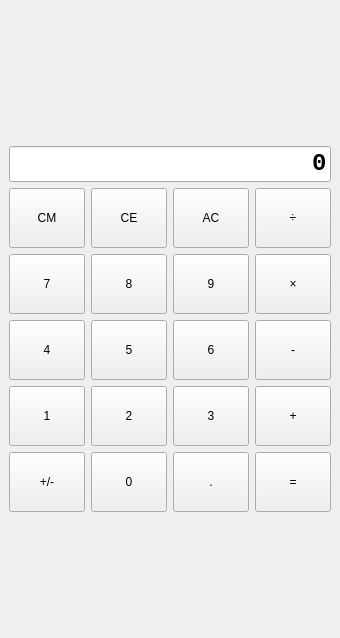
<?xml version="1.0" encoding="UTF-8"?>
<ui version="4.0">
 <class>MainWindow</class>
 <widget class="QMainWindow" name="MainWindow">
  <property name="geometry">
   <rect>
    <x>0</x>
    <y>0</y>
    <width>340</width>
    <height>638</height>
   </rect>
  </property>
  <property name="sizePolicy">
   <sizepolicy hsizetype="Fixed" vsizetype="Fixed">
    <horstretch>0</horstretch>
    <verstretch>0</verstretch>
   </sizepolicy>
  </property>
  <property name="windowTitle">
   <string>MainWindow</string>
  </property>
  <widget class="QWidget" name="centralwidget">
   <property name="layoutDirection">
    <enum>Qt::LeftToRight</enum>
   </property>
   <layout class="QGridLayout" name="gridLayout_3">
    <item row="0" column="0">
     <layout class="QGridLayout" name="gridlayout">
      <item row="1" column="0">
       <widget class="QLineEdit" name="component_CrystalDisplay">
        <property name="sizePolicy">
         <sizepolicy hsizetype="Expanding" vsizetype="Fixed">
          <horstretch>0</horstretch>
          <verstretch>0</verstretch>
         </sizepolicy>
        </property>
        <property name="font">
         <font>
          <family>Consolas</family>
          <pointsize>18</pointsize>
          <weight>75</weight>
          <bold>true</bold>
         </font>
        </property>
        <property name="focusPolicy">
         <enum>Qt::NoFocus</enum>
        </property>
        <property name="text">
         <string>0</string>
        </property>
        <property name="alignment">
         <set>Qt::AlignRight|Qt::AlignTrailing|Qt::AlignVCenter</set>
        </property>
        <property name="readOnly">
         <bool>true</bool>
        </property>
       </widget>
      </item>
      <item row="2" column="0">
       <layout class="QGridLayout" name="keyboardlayout">
        <item row="1" column="2">
         <widget class="QPushButton" name="component_ButtonEight">
          <property name="sizePolicy">
           <sizepolicy hsizetype="Fixed" vsizetype="Fixed">
            <horstretch>0</horstretch>
            <verstretch>0</verstretch>
           </sizepolicy>
          </property>
          <property name="minimumSize">
           <size>
            <width>60</width>
            <height>60</height>
           </size>
          </property>
          <property name="baseSize">
           <size>
            <width>0</width>
            <height>0</height>
           </size>
          </property>
          <property name="text">
           <string>8</string>
          </property>
          <property name="shortcut">
           <string>8</string>
          </property>
          <property name="autoRepeatInterval">
           <number>100</number>
          </property>
         </widget>
        </item>
        <item row="3" column="2">
         <widget class="QPushButton" name="component_ButtonTwo">
          <property name="sizePolicy">
           <sizepolicy hsizetype="Fixed" vsizetype="Fixed">
            <horstretch>0</horstretch>
            <verstretch>0</verstretch>
           </sizepolicy>
          </property>
          <property name="minimumSize">
           <size>
            <width>60</width>
            <height>60</height>
           </size>
          </property>
          <property name="baseSize">
           <size>
            <width>0</width>
            <height>0</height>
           </size>
          </property>
          <property name="text">
           <string>2</string>
          </property>
          <property name="shortcut">
           <string>2</string>
          </property>
          <property name="autoRepeatInterval">
           <number>100</number>
          </property>
         </widget>
        </item>
        <item row="3" column="4">
         <widget class="QPushButton" name="component_ButtonThree">
          <property name="sizePolicy">
           <sizepolicy hsizetype="Fixed" vsizetype="Fixed">
            <horstretch>0</horstretch>
            <verstretch>0</verstretch>
           </sizepolicy>
          </property>
          <property name="minimumSize">
           <size>
            <width>60</width>
            <height>60</height>
           </size>
          </property>
          <property name="baseSize">
           <size>
            <width>0</width>
            <height>0</height>
           </size>
          </property>
          <property name="text">
           <string>3</string>
          </property>
          <property name="shortcut">
           <string>3</string>
          </property>
          <property name="autoRepeatInterval">
           <number>100</number>
          </property>
         </widget>
        </item>
        <item row="2" column="1">
         <widget class="QPushButton" name="component_ButtonFour">
          <property name="sizePolicy">
           <sizepolicy hsizetype="Fixed" vsizetype="Fixed">
            <horstretch>0</horstretch>
            <verstretch>0</verstretch>
           </sizepolicy>
          </property>
          <property name="minimumSize">
           <size>
            <width>60</width>
            <height>60</height>
           </size>
          </property>
          <property name="baseSize">
           <size>
            <width>0</width>
            <height>0</height>
           </size>
          </property>
          <property name="text">
           <string>4</string>
          </property>
          <property name="shortcut">
           <string>4</string>
          </property>
          <property name="autoRepeatInterval">
           <number>100</number>
          </property>
         </widget>
        </item>
        <item row="3" column="1">
         <widget class="QPushButton" name="component_ButtonOne">
          <property name="sizePolicy">
           <sizepolicy hsizetype="Fixed" vsizetype="Fixed">
            <horstretch>0</horstretch>
            <verstretch>0</verstretch>
           </sizepolicy>
          </property>
          <property name="minimumSize">
           <size>
            <width>60</width>
            <height>60</height>
           </size>
          </property>
          <property name="baseSize">
           <size>
            <width>0</width>
            <height>0</height>
           </size>
          </property>
          <property name="text">
           <string>1</string>
          </property>
          <property name="shortcut">
           <string>1</string>
          </property>
          <property name="autoRepeatInterval">
           <number>100</number>
          </property>
         </widget>
        </item>
        <item row="2" column="4">
         <widget class="QPushButton" name="component_ButtonSix">
          <property name="sizePolicy">
           <sizepolicy hsizetype="Fixed" vsizetype="Fixed">
            <horstretch>0</horstretch>
            <verstretch>0</verstretch>
           </sizepolicy>
          </property>
          <property name="minimumSize">
           <size>
            <width>60</width>
            <height>60</height>
           </size>
          </property>
          <property name="baseSize">
           <size>
            <width>0</width>
            <height>0</height>
           </size>
          </property>
          <property name="text">
           <string>6</string>
          </property>
          <property name="shortcut">
           <string>6</string>
          </property>
          <property name="autoRepeatInterval">
           <number>100</number>
          </property>
         </widget>
        </item>
        <item row="1" column="4">
         <widget class="QPushButton" name="component_ButtonNine">
          <property name="sizePolicy">
           <sizepolicy hsizetype="Fixed" vsizetype="Fixed">
            <horstretch>0</horstretch>
            <verstretch>0</verstretch>
           </sizepolicy>
          </property>
          <property name="minimumSize">
           <size>
            <width>60</width>
            <height>60</height>
           </size>
          </property>
          <property name="baseSize">
           <size>
            <width>0</width>
            <height>0</height>
           </size>
          </property>
          <property name="text">
           <string>9</string>
          </property>
          <property name="shortcut">
           <string>9</string>
          </property>
          <property name="autoRepeatInterval">
           <number>100</number>
          </property>
         </widget>
        </item>
        <item row="2" column="2">
         <widget class="QPushButton" name="component_ButtonFive">
          <property name="sizePolicy">
           <sizepolicy hsizetype="Fixed" vsizetype="Fixed">
            <horstretch>0</horstretch>
            <verstretch>0</verstretch>
           </sizepolicy>
          </property>
          <property name="minimumSize">
           <size>
            <width>60</width>
            <height>60</height>
           </size>
          </property>
          <property name="baseSize">
           <size>
            <width>0</width>
            <height>0</height>
           </size>
          </property>
          <property name="text">
           <string>5</string>
          </property>
          <property name="shortcut">
           <string>5</string>
          </property>
          <property name="autoRepeatInterval">
           <number>100</number>
          </property>
         </widget>
        </item>
        <item row="0" column="2">
         <widget class="QPushButton" name="component_ButtonClearEntry">
          <property name="sizePolicy">
           <sizepolicy hsizetype="Fixed" vsizetype="Fixed">
            <horstretch>0</horstretch>
            <verstretch>0</verstretch>
           </sizepolicy>
          </property>
          <property name="minimumSize">
           <size>
            <width>60</width>
            <height>60</height>
           </size>
          </property>
          <property name="baseSize">
           <size>
            <width>0</width>
            <height>0</height>
           </size>
          </property>
          <property name="text">
           <string>CE</string>
          </property>
          <property name="shortcut">
           <string>Del</string>
          </property>
          <property name="autoRepeatInterval">
           <number>100</number>
          </property>
         </widget>
        </item>
        <item row="0" column="1">
         <widget class="QPushButton" name="component_ButtonClearMemory">
          <property name="sizePolicy">
           <sizepolicy hsizetype="Fixed" vsizetype="Fixed">
            <horstretch>0</horstretch>
            <verstretch>0</verstretch>
           </sizepolicy>
          </property>
          <property name="minimumSize">
           <size>
            <width>60</width>
            <height>60</height>
           </size>
          </property>
          <property name="baseSize">
           <size>
            <width>0</width>
            <height>0</height>
           </size>
          </property>
          <property name="text">
           <string>CM</string>
          </property>
          <property name="autoRepeatInterval">
           <number>100</number>
          </property>
         </widget>
        </item>
        <item row="1" column="1">
         <widget class="QPushButton" name="component_ButtonSeven">
          <property name="sizePolicy">
           <sizepolicy hsizetype="Fixed" vsizetype="Fixed">
            <horstretch>0</horstretch>
            <verstretch>0</verstretch>
           </sizepolicy>
          </property>
          <property name="minimumSize">
           <size>
            <width>60</width>
            <height>60</height>
           </size>
          </property>
          <property name="baseSize">
           <size>
            <width>0</width>
            <height>0</height>
           </size>
          </property>
          <property name="text">
           <string>7</string>
          </property>
          <property name="shortcut">
           <string>7</string>
          </property>
          <property name="autoRepeatInterval">
           <number>100</number>
          </property>
         </widget>
        </item>
        <item row="0" column="4">
         <widget class="QPushButton" name="component_ButtonAllClear">
          <property name="sizePolicy">
           <sizepolicy hsizetype="Fixed" vsizetype="Fixed">
            <horstretch>0</horstretch>
            <verstretch>0</verstretch>
           </sizepolicy>
          </property>
          <property name="minimumSize">
           <size>
            <width>60</width>
            <height>60</height>
           </size>
          </property>
          <property name="baseSize">
           <size>
            <width>0</width>
            <height>0</height>
           </size>
          </property>
          <property name="text">
           <string>AC</string>
          </property>
          <property name="shortcut">
           <string>Esc</string>
          </property>
          <property name="autoRepeatInterval">
           <number>100</number>
          </property>
         </widget>
        </item>
        <item row="0" column="5">
         <widget class="QPushButton" name="component_ButtonDivision">
          <property name="sizePolicy">
           <sizepolicy hsizetype="Fixed" vsizetype="Fixed">
            <horstretch>0</horstretch>
            <verstretch>0</verstretch>
           </sizepolicy>
          </property>
          <property name="minimumSize">
           <size>
            <width>60</width>
            <height>60</height>
           </size>
          </property>
          <property name="baseSize">
           <size>
            <width>0</width>
            <height>0</height>
           </size>
          </property>
          <property name="text">
           <string>÷</string>
          </property>
          <property name="shortcut">
           <string>/</string>
          </property>
          <property name="autoRepeatInterval">
           <number>100</number>
          </property>
         </widget>
        </item>
        <item row="1" column="5">
         <widget class="QPushButton" name="component_ButtonMultiplication">
          <property name="sizePolicy">
           <sizepolicy hsizetype="Fixed" vsizetype="Fixed">
            <horstretch>0</horstretch>
            <verstretch>0</verstretch>
           </sizepolicy>
          </property>
          <property name="minimumSize">
           <size>
            <width>60</width>
            <height>60</height>
           </size>
          </property>
          <property name="baseSize">
           <size>
            <width>0</width>
            <height>0</height>
           </size>
          </property>
          <property name="text">
           <string>×</string>
          </property>
          <property name="shortcut">
           <string>*</string>
          </property>
          <property name="autoRepeatInterval">
           <number>100</number>
          </property>
         </widget>
        </item>
        <item row="2" column="5">
         <widget class="QPushButton" name="component_ButtonSubtraction">
          <property name="sizePolicy">
           <sizepolicy hsizetype="Fixed" vsizetype="Fixed">
            <horstretch>0</horstretch>
            <verstretch>0</verstretch>
           </sizepolicy>
          </property>
          <property name="minimumSize">
           <size>
            <width>60</width>
            <height>60</height>
           </size>
          </property>
          <property name="baseSize">
           <size>
            <width>0</width>
            <height>0</height>
           </size>
          </property>
          <property name="text">
           <string>-</string>
          </property>
          <property name="shortcut">
           <string>-</string>
          </property>
          <property name="autoRepeatInterval">
           <number>100</number>
          </property>
         </widget>
        </item>
        <item row="3" column="5">
         <widget class="QPushButton" name="component_ButtonAddition">
          <property name="sizePolicy">
           <sizepolicy hsizetype="Fixed" vsizetype="Fixed">
            <horstretch>0</horstretch>
            <verstretch>0</verstretch>
           </sizepolicy>
          </property>
          <property name="minimumSize">
           <size>
            <width>60</width>
            <height>60</height>
           </size>
          </property>
          <property name="baseSize">
           <size>
            <width>0</width>
            <height>0</height>
           </size>
          </property>
          <property name="text">
           <string>+</string>
          </property>
          <property name="shortcut">
           <string>+</string>
          </property>
          <property name="autoRepeatInterval">
           <number>100</number>
          </property>
         </widget>
        </item>
        <item row="5" column="5">
         <widget class="QPushButton" name="component_ButtonAnser">
          <property name="sizePolicy">
           <sizepolicy hsizetype="Fixed" vsizetype="Fixed">
            <horstretch>0</horstretch>
            <verstretch>0</verstretch>
           </sizepolicy>
          </property>
          <property name="minimumSize">
           <size>
            <width>60</width>
            <height>60</height>
           </size>
          </property>
          <property name="baseSize">
           <size>
            <width>0</width>
            <height>0</height>
           </size>
          </property>
          <property name="text">
           <string>=</string>
          </property>
          <property name="shortcut">
           <string>Enter</string>
          </property>
          <property name="autoRepeatInterval">
           <number>100</number>
          </property>
         </widget>
        </item>
        <item row="5" column="4">
         <widget class="QPushButton" name="component_ButtonDot">
          <property name="sizePolicy">
           <sizepolicy hsizetype="Fixed" vsizetype="Fixed">
            <horstretch>0</horstretch>
            <verstretch>0</verstretch>
           </sizepolicy>
          </property>
          <property name="minimumSize">
           <size>
            <width>60</width>
            <height>60</height>
           </size>
          </property>
          <property name="baseSize">
           <size>
            <width>0</width>
            <height>0</height>
           </size>
          </property>
          <property name="text">
           <string>.</string>
          </property>
          <property name="shortcut">
           <string>.</string>
          </property>
          <property name="autoRepeatInterval">
           <number>100</number>
          </property>
         </widget>
        </item>
        <item row="5" column="2">
         <widget class="QPushButton" name="component_ButtonZero">
          <property name="sizePolicy">
           <sizepolicy hsizetype="Fixed" vsizetype="Fixed">
            <horstretch>0</horstretch>
            <verstretch>0</verstretch>
           </sizepolicy>
          </property>
          <property name="minimumSize">
           <size>
            <width>60</width>
            <height>60</height>
           </size>
          </property>
          <property name="baseSize">
           <size>
            <width>0</width>
            <height>0</height>
           </size>
          </property>
          <property name="text">
           <string>0</string>
          </property>
          <property name="shortcut">
           <string>0</string>
          </property>
          <property name="autoRepeatInterval">
           <number>100</number>
          </property>
         </widget>
        </item>
        <item row="5" column="1">
         <widget class="QPushButton" name="component_ButtonPosNeg">
          <property name="sizePolicy">
           <sizepolicy hsizetype="Fixed" vsizetype="Fixed">
            <horstretch>0</horstretch>
            <verstretch>0</verstretch>
           </sizepolicy>
          </property>
          <property name="minimumSize">
           <size>
            <width>60</width>
            <height>60</height>
           </size>
          </property>
          <property name="baseSize">
           <size>
            <width>0</width>
            <height>0</height>
           </size>
          </property>
          <property name="text">
           <string>+/-</string>
          </property>
          <property name="autoRepeatInterval">
           <number>100</number>
          </property>
         </widget>
        </item>
       </layout>
      </item>
      <item row="0" column="0">
       <widget class="QLabel" name="component_OperationDisplay">
        <property name="sizePolicy">
         <sizepolicy hsizetype="Preferred" vsizetype="Fixed">
          <horstretch>0</horstretch>
          <verstretch>0</verstretch>
         </sizepolicy>
        </property>
        <property name="text">
         <string/>
        </property>
        <property name="alignment">
         <set>Qt::AlignRight|Qt::AlignTrailing|Qt::AlignVCenter</set>
        </property>
       </widget>
      </item>
     </layout>
    </item>
   </layout>
  </widget>
 </widget>
 <resources/>
 <connections/>
</ui>
